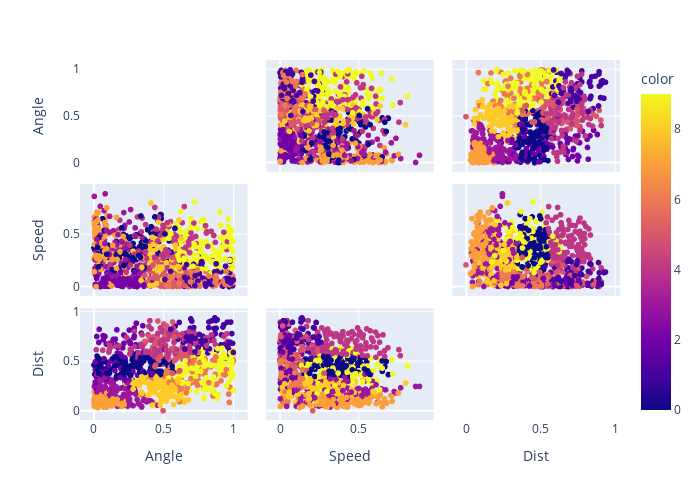

The cell this chart's notebook holds for it:
### Code cell
inds = sorted(np.random.choice(np.arange(0,X.shape[0]),1000))
fig = px.scatter_matrix(
    dimensions=X[inds,:].T,
    color=hmm_states[inds],
    labels=labels,
#     marker={'size':2}
)
fig.update_traces(diagonal_visible=False)
                  
fig.update_layout(width=700,
                  height=500,
                  )
fig.show()

### Figure 1 — Plotly figure (JSON) as saved in the notebook; plotly's stock layout.template omitted (floating-point values rounded to 4 significant figures; data arrays with more than 128 entries replaced by an {"elided": "..."} marker saying what was removed)
{"data": [{"diagonal": {"visible": false}, "dimensions": [{"axis": {"matches": true}, "label": "Angle", "values": {"elided": "1000 float values"}}, {"axis": {"matches": true}, "label": "Speed", "values": {"elided": "1000 float values"}}, {"axis": {"matches": true}, "label": "Dist", "values": {"elided": "1000 float values"}}], "hovertemplate": "%{xaxis.title.text}=%{x}<br>%{yaxis.title.text}=%{y}<br>color=%{marker.color}<extra></extra>", "legendgroup": "", "marker": {"color": {"elided": "1000 int values"}, "coloraxis": "coloraxis", "symbol": "circle"}, "name": "", "showlegend": false, "type": "splom"}], "layout": {"coloraxis": {"colorbar": {"title": {"text": "color"}}, "colorscale": [[0, "#0d0887"], [0.1111, "#46039f"], [0.2222, "#7201a8"], [0.3333, "#9c179e"], [0.4444, "#bd3786"], [0.5556, "#d8576b"], [0.6667, "#ed7953"], [0.7778, "#fb9f3a"], [0.8889, "#fdca26"], [1, "#f0f921"]]}, "dragmode": "select", "height": 500, "legend": {"tracegroupgap": 0}, "margin": {"t": 60}, "width": 700, "xaxis": {"autorange": true, "range": [-0.09958, 1.099], "type": "linear"}, "xaxis2": {"autorange": true, "range": [-0.08843, 0.9772], "type": "linear"}, "xaxis3": {"autorange": true, "range": [-0.09421, 1.033], "type": "linear"}, "yaxis": {"autorange": true, "range": [-0.09958, 1.099], "type": "linear"}, "yaxis2": {"autorange": true, "range": [-0.08843, 0.9772], "type": "linear"}, "yaxis3": {"autorange": true, "range": [-0.09421, 1.033], "type": "linear"}}}
